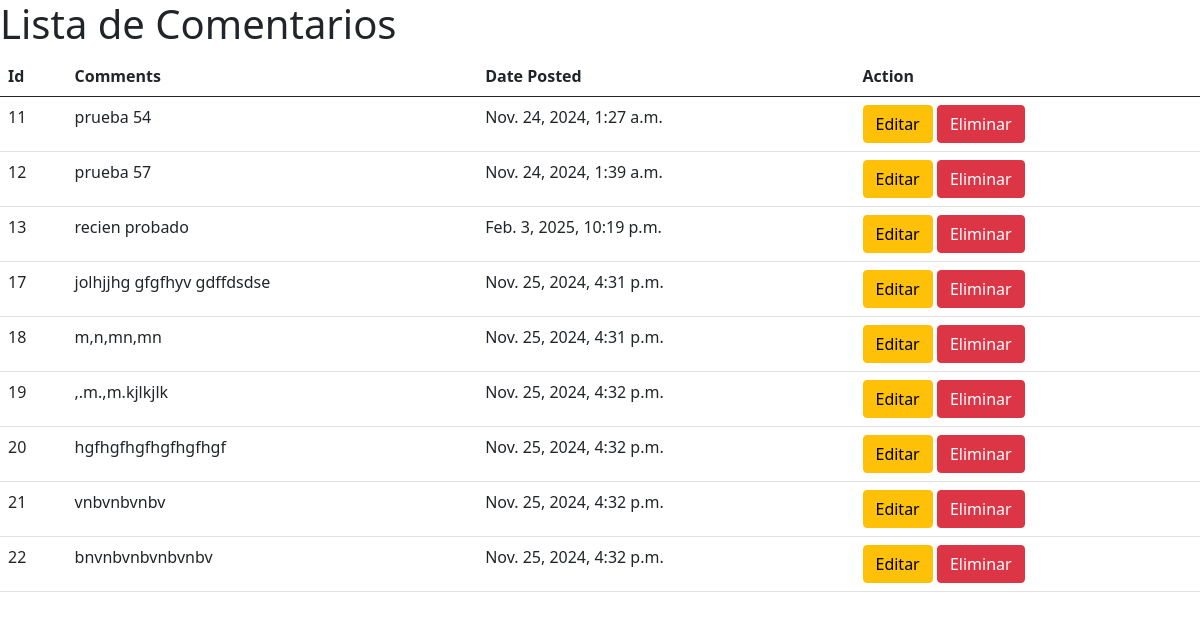
/list_comment/, run on the app's committed database.
### comment/models.py (models this page shows, shortened)
class Comment(models. Model):
    text = models.TextField()
    date_posted = models.DateTimeField(auto_now=True)
    element = models.ForeignKey(Element, on_delete=models.CASCADE, null=True)

### comment/views.py (the view)
# urls.py: path('list_comment/', views.list_comment, name='list_comment'),
def list_comment(request):
    comment = Comment.objects.all()
    return render(request, 'list_comment.html', {'comment': comment})

### comment/templates/list_comment.html (shortened to what this page needs)
<!DOCTYPE html>
<html lang="en">
<head>
    <link href="https://cdn.jsdelivr.net/npm/bootstrap@5.0.2/dist/css/bootstrap.min.css" rel="stylesheet"
>
<body>
    <h1>Lista de Comentarios</h1>
    <table class="table table-hover">
        <thead>
            <tr>
                <th scope="col">Id</th>
                <th scope="col">Comments</th>
                <th scope="col">Date Posted</th>
                <th scope="col">Action</th>
            </tr>
        </thead>
        <tbody>
            </tr> {% for comment in comment %} <tr>
                <td>{{ comment.id }}</td>
                <td>{{ comment.text }}</td>
                <td>{{ comment.date_posted }}</td>
                <td>
                <button class="btn btn-warning">Editar</button>
                <button class="btn btn-danger">Eliminar</button>
                </td>
            </tr> {% endfor %}
        </tbody>
    </table>
</body>
</html>

### data on the page
Comment: id "11", text "prueba 54", date_posted "Nov. 24, 2024, 1:27 a.m."
Comment: id "12", text "prueba 57", date_posted "Nov. 24, 2024, 1:39 a.m."
Comment: id "13", text "recien probado", date_posted "Feb. 3, 2025, 10:19 p.m."
Comment: id "17", text "jolhjjhg gfgfhyv gdffdsdse", date_posted "Nov. 25, 2024, 4:31 p.m."
Comment: id "18", text "m,n,mn,mn", date_posted "Nov. 25, 2024, 4:31 p.m."
Comment: id "19", text ",.m.,m.kjlkjlk", date_posted "Nov. 25, 2024, 4:32 p.m."
Comment: id "20", text "hgfhgfhgfhgfhgfhgf", date_posted "Nov. 25, 2024, 4:32 p.m."
Comment: id "21", text "vnbvnbvnbv", date_posted "Nov. 25, 2024, 4:32 p.m."
Comment: id "22", text "bnvnbvnbvnbvnbv", date_posted "Nov. 25, 2024, 4:32 p.m."
